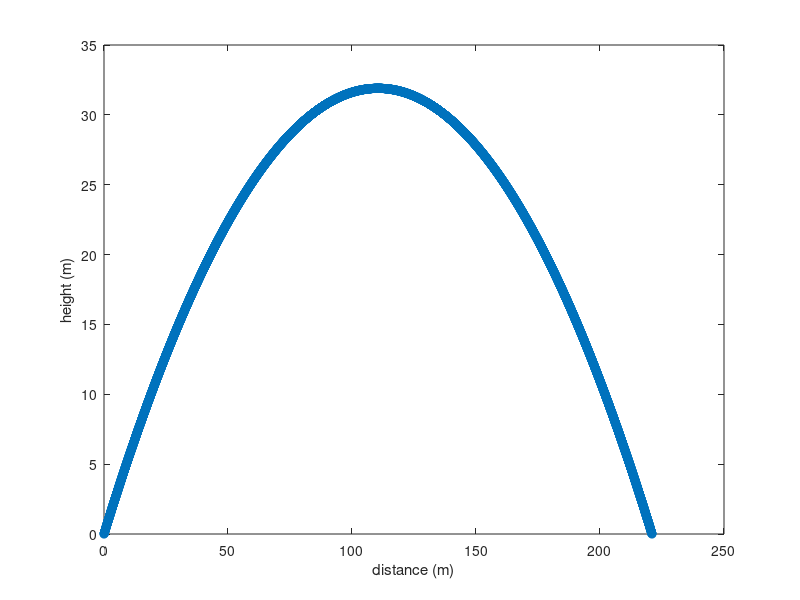

Write MATLAB code to recreate this figure.
clear;
format compact;    % type "help format" to learn what this does

g=9.8;             % acceleration due to gravity
speed=50;          % initial speed is 50 m/s
angle=30;          % beware of radians vs degrees for trig functions

h=0.001;      % timestep of 0.001 second
pos=[0 0];  % start at the origin
vel=speed*[cosd(angle) sind(angle)];

i=0;
while pos(2)>=0
  i=i+1;
  x(i)=pos(1);
  y(i)=pos(2);

  % Euler method
  pos=pos + h*vel;
  vel=vel + h*[0 -g];
end

% plot the trajectory as points connected by lines
plot(x,y,'o-')
xlabel('distance (m)')
ylabel('height (m)')

% linear interpolation to estimate the range of the projectile
slope=(pos(2)-y(end))/(pos(1)-x(end));
range=x(end)-y(end)/slope;
disp('Range')
disp(range)
%disp('True Range')
%disp(speed^2*sind(2*angle)/g)
